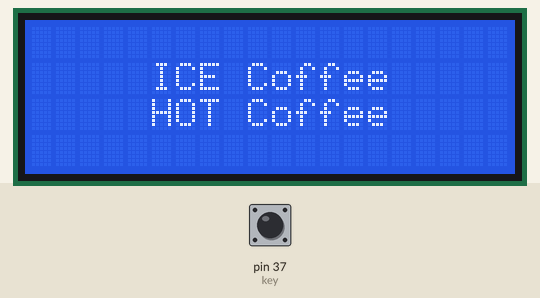
The sketch below on a simulated Arduino Mega 2560, built with avr-gcc and run on an emulated ATmega2560. On the bench: 20×4 character LCD. Inputs (shaded band) come from the test bench; at power-on: pin 37 (key) HIGH.

Above: at 1.2 s.
1.3 s: pin 37 (key) pulled LOW for 1.2 s
At 3.4 s:
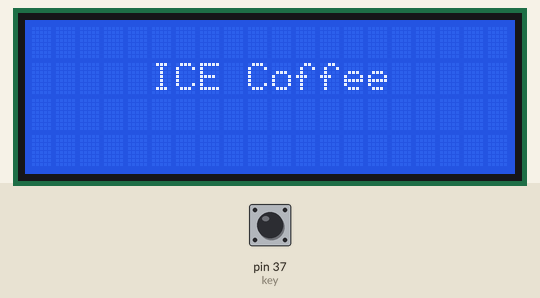
6.6 s: pin 37 (key) pulled LOW for 3.2 s
At 10.2 s:
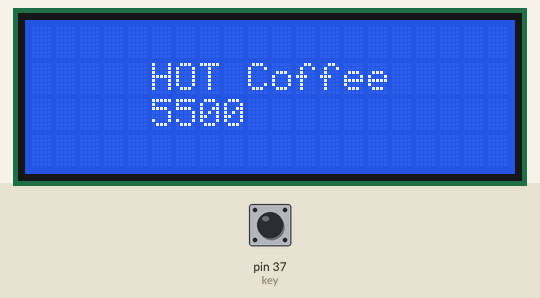
Timing chart, 0 to 11.7 s (numbered marks = the images above; inputs shaded):
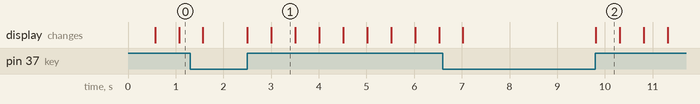

Measured:
- what the display in image 1 shows lasts 0.5 s, from 3.0 s to 3.5 s

The sketch:

Short_Long_OCT_30.ino
```cpp
#include <LiquidCrystal.h>
#define key 37
const int rs = 33, en = 26, d4 = 13, d5 = 15, d6 = 0, d7 = 14;
LiquidCrystal lcd(rs, en, d4, d5, d6, d7);
int key_value;

int LONG_SHORT();
void MENU(int i);
void ICE_HOT(int i);

void setup() {
  // put your setup code here, to run once:
  pinMode(key,INPUT);
  lcd.begin(20,4);
}
int n = 0;
int mode = 0;
void loop() {
  key_value = LONG_SHORT();
  if((key_value == 0)&&(mode==0)) {
    n = (n+1)%2;
  } else if(key_value ==1){
    lcd.clear();
    mode = 1;
  } else if(key_value ==0 && mode==1){
    mode = 0;
  }
  if(mode==1){
    ICE_HOT(n);
  }
   else if(mode==0){
     MENU(n);
  }
}
void MENU(int i) {
  lcd.setCursor(5,1);
  lcd.print("ICE Coffee");
  lcd.setCursor(5,2);
  lcd.print("HOT Coffee");
  delay(500);
  lcd.setCursor(5,i+1);
  lcd.print("          ");
  delay(500);
}
void ICE_HOT(int i) {
  lcd.setCursor(5,1);
  if(i == 0){
    lcd.print("ICE Coffee");
    lcd.setCursor(5,2);
    lcd.print("4500");
  }else if(i==1){
    lcd.print("HOT Coffee");
    lcd.setCursor(5,2);
    lcd.print("5500");
  }
  delay(500);
  lcd.setCursor(5,2);
  lcd.print("    ");
  delay(500);
}

int LONG_SHORT(){
  int count = 0;
  char a;
  while(1){
    a = digitalRead(key);
    if(a==LOW){
      count++;
      delay(10);
    } else if((a==HIGH)&&(count!=0)){
      if(count<70)
        return 0;
      else if(count >= 70)
      return 1;
    }else
    return -1;
  }
}
```
